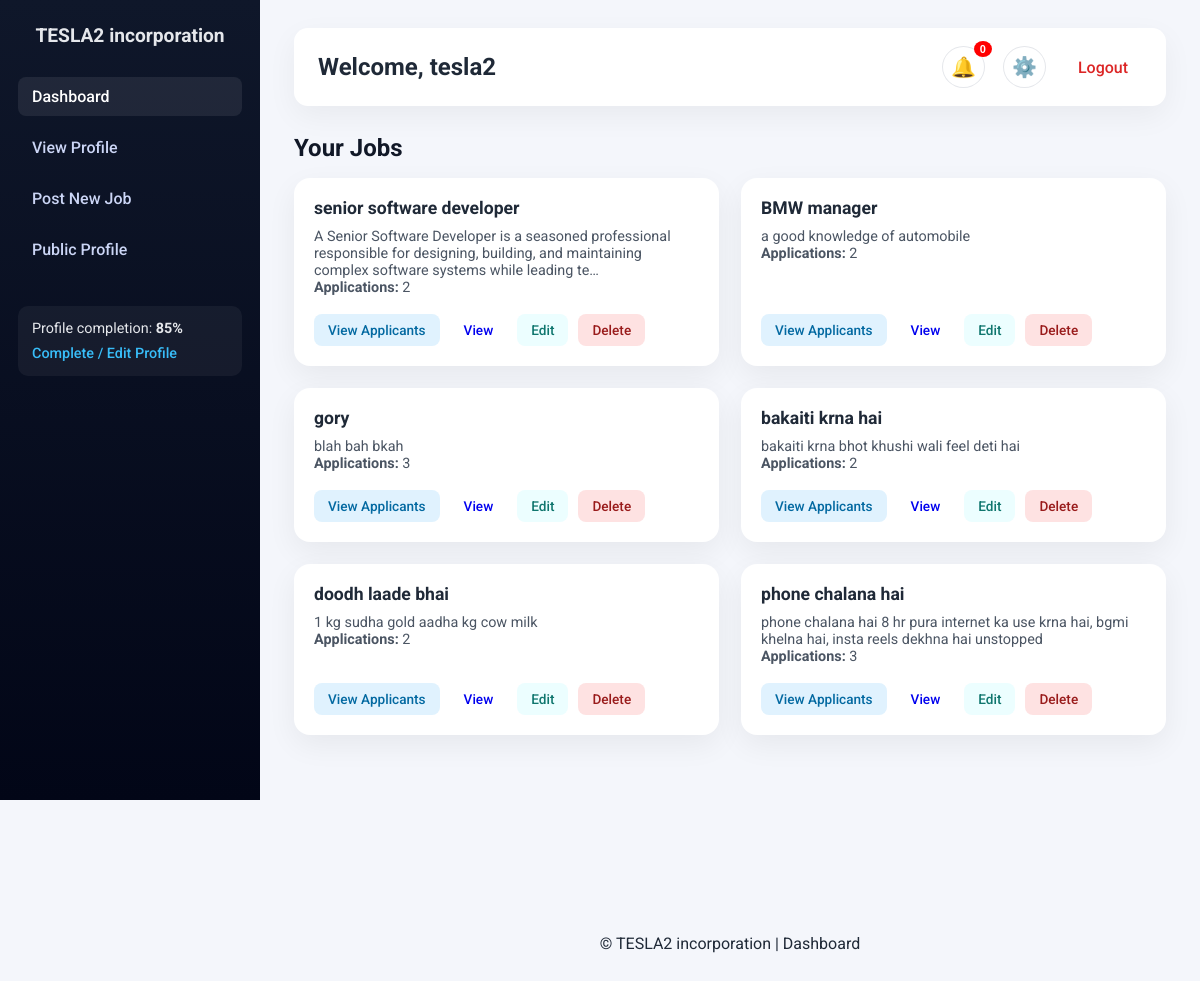
Page /dashboard/company/ (signed in) on the committed database.
### profiles/models.py (models this page shows, shortened)
class CompanyProfile(models.Model):
    user = models.OneToOneField(User, on_delete=models.CASCADE)
    company_name = models.CharField(max_length=255, blank=True)
    website = models.URLField(blank=True)
    industry = models.CharField(max_length=100, blank=True)
    company_size = models.CharField(
        max_length=50,
        blank=True,
        help_text="e.g. 1-10, 11-50, 51-200"
    )
    founded_year = models.IntegerField(null=True, blank=True)
    headquarters = models.CharField(max_length=150, blank=True)
    description = models.TextField(blank=True)
    hr_name = models.CharField(max_length=100, blank=True)
    hr_email = models.EmailField(blank=True)
    linkedin_page = models.URLField(blank=True)
    created_at = models.DateTimeField(auto_now_add=True)
    is_public = models.BooleanField(default=True)
    show_email = models.BooleanField(default=False)
    def completion_percentage(self):
        fields = [
            self.company_name,
            self.website,
            self.industry,
            self.company_size,
            self.headquarters,
            self.hr_email,
            self.description,
        ]
        filled = sum(1 for field in fields if field)
        return int((filled / len(fields)) * 100)

### accounts/models.py (models this page shows, shortened)
class User(AbstractUser):
    class Role(models.TextChoices):
        STUDENT = 'STUDENT', 'Student'
        COMPANY = 'COMPANY', 'Company'
        ADMIN = 'ADMIN', 'Admin'
    role = models.CharField(
        max_length=20,
        choices=Role.choices,
        default=Role.STUDENT
    )

### jobs/models.py (models this page shows, shortened)
class Job(models.Model):
    JOB_TYPE_CHOICES = [
        ('FULL_TIME', 'Full Time'),
        ('PART_TIME', 'Part Time'),
        ('INTERNSHIP', 'Internship'),
        ('CONTRACT', 'Contract'),
    ]
    REMOTE_TYPE_CHOICES = [
        ('ONSITE', 'On-site'),
        ('REMOTE', 'Remote'),
        ('HYBRID', 'Hybrid'),
    ]
    company = models.ForeignKey(
        CompanyProfile,
        on_delete=models.CASCADE,
        related_name='jobs'
    )
    title = models.CharField(max_length=255)
    location = models.CharField(max_length=150)
    job_type = models.CharField(
        max_length=20,
        null=True,
        blank=True,
        default='FULL-TIME'
    )
    remote_type = models.CharField(
        max_length=50,
        null=True,
        blank=True
    )
    description = models.TextField()
    required_experience = models.CharField(
        max_length=100,
        null=True,
        blank=True,
        help_text="e.g. 0-2 years, 3-5 years"
    )
    skills = models.TextField(
        max_length=255,
        null=True,
        blank=True,
        help_text="Comma separated skills (Python, Django, SQL)"
    )
    qualifications = models.TextField(blank=True)
    responsibilities = models.TextField(blank=True)
    benefits = models.TextField(blank=True)
    salary = models.CharField(max_length=100, blank=True)
    application_deadline = models.DateField(
        null=True,
        blank=True
    )
    is_active = models.BooleanField(default=True)
    created_at = models.DateTimeField(auto_now_add=True)

### dashboard/views.py (the view)
# urls.py: path('company/', company_dashboard, name='company_dashboard'),
@login_required
def company_dashboard(request):
    try:
        company = request.user.companyprofile
    except ObjectDoesNotExist:
        return redirect('create_company_profile')
    jobs = Job.objects.filter(company=company)
    applications_count = { job.id: job.applications.count() for job in jobs }
    total_jobs = jobs.count()
    total_applications = Application.objects.filter(
        job__company=company
    ).count()
    pending_applications = Application.objects.filter(
        job__company=company,
        status="PENDING"
    ).count()
    accepted_applications = Application.objects.filter(
        job__company=company,
        status="ACCEPTED"
    ).count()
    rejected_applications = Application.objects.filter(
        job__company=company,
        status="REJECTED"
    ).count()
    from django.db.models import Count
    most_applied_job = jobs.annotate(
        app_count=Count('applications')
    ).order_by('-app_count').first()
    return render(request, "dashboard/company_dashboard.html", {
        "company": company,
        "jobs": jobs,
        "applications_count": applications_count,
        "completion": company.completion_percentage(),
        "total_jobs": total_jobs,
        "total_applications": total_applications,
        "pending_applications": pending_applications,
        "accepted_applications": accepted_applications,
        "rejected_applications": rejected_applications,
        "most_applied_job": most_applied_job,
    })

### dashboard/templatetags/custom_tags.py (called while the page is built)
@register.filter
def get_item(dictionary, key):
    return dictionary.get(key)

### notifications/context_processors.py (called while the page is built)
def notification_data(request):
    if request.user.is_authenticated:
        all_notifications = Notification.objects.filter(
            user=request.user
        ).order_by('-created_at')
        unread_count = all_notifications.filter(is_read=False).count()
        notifications = all_notifications[:5]
        return {
            "notifications": notifications,
            "unread_count": unread_count
        }
    return {}

### templates/dashboard/company_dashboard.html (shortened to what this page needs)
{% extends 'base_company.html' %}
{% load static %}
{% load custom_tags %}
{% block content %}
<link rel="stylesheet" href="{% static 'dashboard/company_dashboard.css' %}">
<link rel="stylesheet" href="{% static 'notifications/base.css' %}">
<div class="dashboard-wrapper">
    <section class="section-header">
        <h2>Your Jobs</h2>
        {% if jobs %}
        <div class="jobs-list">
            {% for job in jobs %}
            <div class="job-card">
                <div class="job-info">
                    <h3>{{ job.title }}</h3>
                    <p>{{ job.description|truncatechars:150 }}</p>
                    <p>
                        <strong>Applications:</strong>
                        {{ applications_count|get_item:job.id|default:"0" }}
                    </p>
                </div>
                <div class="job-actions">
                    <a href="{% url 'applications:job_applicants' job.id %}" class="btn btn-view">
                        View Applicants
                    </a>
                    <a href="{% url 'jobs:company_view_job' job.id %}" class="btn btn-view-details">
                        View
                    </a>
                    <a href="{% url 'jobs:edit_job' job.id %}" class="btn btn-edit">
                        Edit
                    </a>
                    <a href="{% url 'jobs:delete_job' job.id %}" class="btn btn-delete"
                        onclick="return confirm('Are you sure you want to delete this job?');">
                        Delete
                    </a>
                </div>
            </div>
            {% endfor %}
    </section>
</div>
{% endif %}
<footer class="footer">
    <p>&copy; {{ company.company_name }} | Dashboard</p>
</footer>
</main>
</div>
{% endblock %}

### templates/base_company.html (shortened to what this page needs)
{% load static %}
<!DOCTYPE html>
<html lang="en">
<head>
    <link rel="stylesheet" href="{% static 'base_company.css' %}">
    <link rel="stylesheet" href="{% static 'dashboard/company_dashboard.css' %}">
    <link rel="stylesheet" href="{% static 'notifications/base.css' %}">
</head>
<body>
    <div class="dashboard-wrapper">
        <aside class="sidebar">
            <div class="sidebar-header">
                <h2>{{ company.company_name }}</h2>
            </div>
            <nav class="sidebar-nav">
                <a href="{% url 'dashboard:company_dashboard' %}"
                    class="sidebar-link {% if request.resolver_match.url_name == 'company_dashboard' %}active{% endif %}">
                    Dashboard
                </a>
                <a href="{% url 'profiles:profile_detail' %}"
                    class="sidebar-link {% if request.resolver_match.url_name == 'profile_detail' %}active{% endif %}">
                    View Profile
                </a>
                <a href="{% url 'jobs:create_job' %}"
                    class="sidebar-link {% if request.resolver_match.url_name == 'create_job' %}active{% endif %}">
                    Post New Job
                </a>
                {% if request.user.companyprofile %}
                <a href="{% url 'profiles:company_public_profile' request.user.companyprofile.id %}"
                    class="sidebar-link {% if request.resolver_match.url_name == 'company_public_profile' %}active{% endif %}">
                    Public Profile
                </a>
                {% endif %}
                <div class="profile-progress">
                    <p>
                        Profile completion:
                        <strong>{{ company.completion_percentage }}%</strong>
                    </p>
                    <a href="{% url 'profiles:company_profile_edit' %}">
                        Complete / Edit Profile
                    </a>
                </div>
            </nav>
        </aside>
        <main class="main-content">
            <header class="topbar">
                <div class="topbar-left">
                    <h2>Welcome, {{ user.username }}</h2>
                </div>
                <div class="topbar-right">
                    <div class="notification-wrapper">
                        <button id="notificationBell" class="icon-btn">
                            🔔
                            <span class="badge" id="notificationCount">
                                {{ unread_count }}
                            </span>
                        </button>
                    </div>
                    <div class="dropdown-wrapper">
                        <button id="settingsBtn" class="icon-btn" aria-label="Settings">
                            <span class="emoji">⚙️</span>
                        </button>
                    </div>
                    <a href="{% url 'accounts:logout' %}" class="logout">Logout</a>
                </div>
            </header>
            {% block content %}{% endblock %}
</body>
</html>

### static/base_company.css (style rules this page uses)
* { margin: 0; padding: 0; box-sizing: border-box; }
:root { --border: #e5e7eb; --text-muted: #6b7280; --transition: all 0.3s ease; --bg-body: #f4f6fb; --shadow: 0 10px 25px rgba(0,0,0,0.1); --text-main: #111827; --primary: #2563eb; }
body { font-family: 'Roboto', sans-serif; background: var(--bg-body); color: #1f2937; }
.dashboard-wrapper { display: flex; min-height: 100vh; width: 100%; }
.sidebar { width: 260px; height: 100vh; position: fixed; top: 0; left: 0; background: linear-gradient(180deg, #0f172a, #020617); color: #e5e7eb; display: flex; flex-direction: column; padding: 24px 18px; }
.sidebar-header h2 { font-size: 1.2rem; font-weight: 700; text-align: center; margin-bottom: 30px; }
.sidebar-nav { display: flex; flex-direction: column; gap: 12px; }
.sidebar-link { text-decoration: none; color: #cbd5f5; padding: 10px 14px; border-radius: 8px; transition: var(--transition); font-weight: 500; }
.sidebar-link.active { background: rgba(255, 255, 255, 0.08); color: #ffffff; }
.profile-progress { margin-top: 25px; padding: 14px; border-radius: 10px; background: rgba(255, 255, 255, 0.05); font-size: 0.9rem; }
.profile-progress p { margin-bottom: 8px; }
.profile-progress a { color: #38bdf8; text-decoration: none; font-weight: 500; }
.main-content { margin-left: 260px; flex: 1; padding: 28px 34px; display: flex; flex-direction: column; }
.topbar { position: sticky; top: 0; z-index: 100; background: #ffffff; padding: 18px 24px; border-radius: 14px; box-shadow: 0 10px 30px rgba(0,0,0,0.05); margin-bottom: 28px; display: flex; align-items: center; justify-content: space-between; }
.topbar-right { display: flex; align-items: center; gap: 18px; }
.icon-btn { font-size: 20px; cursor: pointer; background: none; border: 1px solid var(--border); padding: 8px; border-radius: 50%; position: relative; transition: var(--transition); }
.badge { position: absolute; top: -6px; right: -6px; background: #ef4444; color: #ffffff; font-size: 11px; padding: 2px 6px; border-radius: 999px; font-weight: 600; }
.notification-wrapper { position: relative; }
.dropdown-wrapper { position: relative; }
.logout { color: #dc2626; font-weight: 500; text-decoration: none; padding: 8px 14px; border-radius: 8px; transition: background 0.2s ease; }
.footer { margin-top: auto; display: flex; justify-content: center; align-items: center; text-align: center; width: 100%; }

### static/dashboard/company_dashboard.css (style rules this page uses)
.section-header h2 { margin-bottom: 16px; font-size: 1.3rem; }
.jobs-list { display: grid; grid-template-columns: repeat(auto-fill, minmax(320px, 1fr)); gap: 22px; }
.job-card { background: #ffffff; border-radius: 16px; padding: 20px; box-shadow: 0 10px 30px rgba(0,0,0,0.06); display: flex; flex-direction: column; justify-content: space-between; transition: transform 0.3s ease, box-shadow 0.3s ease; }
.job-info h3 { font-size: 1.1rem; margin-bottom: 10px; }
.job-info p { font-size: 0.9rem; color: #4b5563; }
.job-actions { display: flex; gap: 10px; margin-top: 18px; }
.btn { padding: 8px 14px; border-radius: 8px; font-size: 0.85rem; text-decoration: none; font-weight: 500; transition: all 0.25s ease; }
.btn-view { background: #e0f2fe; color: #0369a1; }
.btn-edit { background: #ecfeff; color: #0f766e; }
.btn-delete { background: #fee2e2; color: #991b1b; }
.section-header { margin-bottom: 20px; }
.section-header h2 { font-size: 1.5rem; font-weight: 700; color: #111827; }

### static/notifications/base.css (style rules this page uses)
.notification-wrapper { position: relative; }
.badge { background: red; color: white; border-radius: 50%; padding: 2px 6px; font-size: 12px; }
.badge { position: absolute; top: -6px; right: -8px; background: red; color: white; font-size: 11px; padding: 2px 6px; border-radius: 50%; }

### rows in the picture
CompanyProfile: company_name "TESLA2 incorporation", completion_percentage "85"
User: username "tesla2"
Job: title "senior software developer", description "A Senior Software Developer is a seasoned professional responsible for designing, building, and maintaining complex software systems while leading te…", id "2"
Job: title "BMW manager", description "a good knowledge of automobile", id "2"
Job: title "gory", description "blah bah bkah", id "3"
Job: title "bakaiti krna hai", description "bakaiti krna bhot khushi wali feel deti hai", id "2"
Job: title "doodh laade bhai", description "1 kg sudha gold aadha kg cow milk", id "2"
Job: title "phone chalana hai", description "phone chalana hai 8 hr pura internet ka use krna hai, bgmi khelna hai, insta reels dekhna hai unstopped", id "3"

### other values in the picture
{{ unread_count }} "0"
